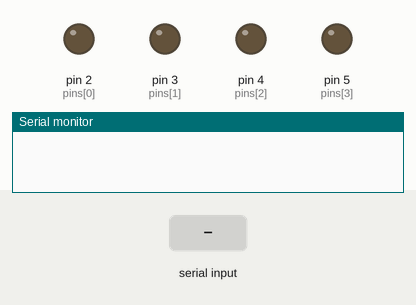
Bench run of a sketch on a simulated Arduino Uno, built with avr-gcc and run on an emulated ATmega328P. Shown: output pins drawn as LEDs (lit = HIGH), the last lines printed to the serial monitor. The inputs (shaded band) are chosen by the test bench.

Above: at 1.2 s.
1.3 s: "5\n" received over Serial
At 2.0 s:
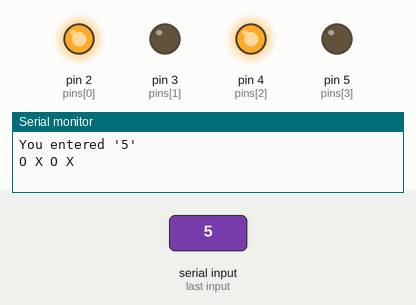
2.8 s: "90,45\n" received over Serial
At 3.3 s:
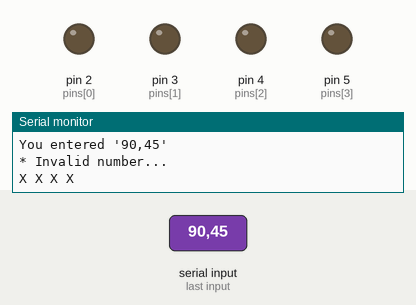
Timing chart, 0 to 5.8 s (numbered marks = the images above; inputs shaded):
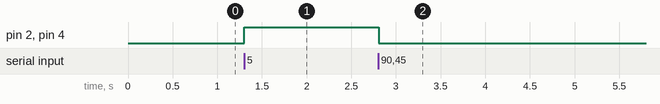

Measured:
- after the input at 1.3 s, pin 2 (pins[0]), pin 4 (pins[2]): LOW → HIGH at once
- after the input at 2.8 s, pin 2 (pins[0]), pin 4 (pins[2]): HIGH → LOW at once

The sketch:

LED_Bitmask_Control.ino
```cpp
int pins[] = {2, 3, 4, 5}; // LED 연결 핀
int state = 16; // 현재 켤 LED 인덱스
boolean process_it = false; // 데이터 입력 종료
String buffer = ""; // 수신 데이터 버퍼

void setup() {
  Serial.begin(9600); // 시리얼 통신 초기화
  for (int i = 0; i < 4; i++) {
    pinMode(pins[i], OUTPUT); // 출력 모드로 설정
    digitalWrite(pins[i], LOW); // 꺼진 상태로 시작
  }
}

void loop() {
  while (Serial.available()) { // 개행 문자 ‘\n’을 만날 때까지 읽음
    char data = Serial.read();
    if (data == '\n') {
      process_it = true; // 문자열 종료
      break;
    }
    else {
      buffer += data;
    }
  }
  if (process_it) {
    Serial.println(String("You entered \'") + buffer + '\''); // 입력 문자열 표시
    state = buffer.toInt(); // 정수로 변환
    if (state < 0 || state > 15) { // 범위를 벗어난 숫자
      Serial.println("* Invalid number...");
      state = 16;
    }
    for (int i = 0; i < 4; i++) {
      boolean on_off = state & (0x1 << i); // LED 점멸 비트 추출
      if (on_off) { // LED 켬
        Serial.print("O ");
        digitalWrite(pins[i], HIGH);
      }
      else { // LED 끔
        Serial.print("X ");
        digitalWrite(pins[i], LOW);
      }
    }
    Serial.println();
    buffer = "";
    process_it = false;
  }
}
```
